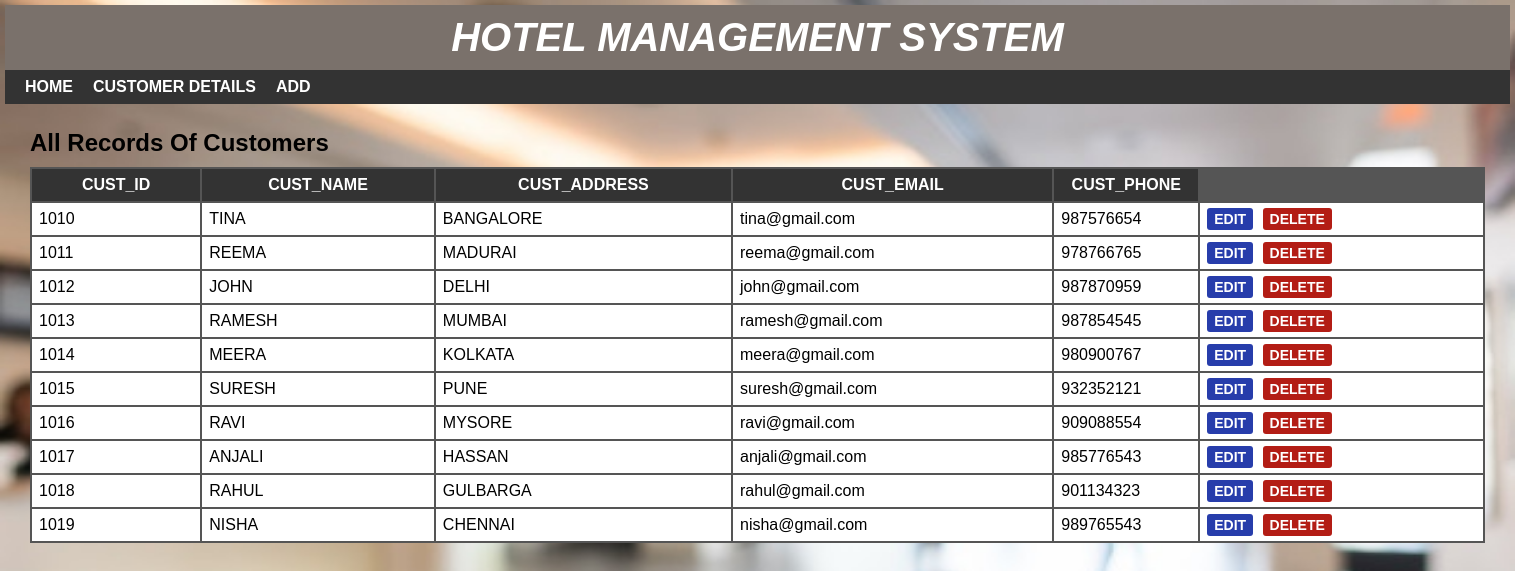
Screenshot of /crud_customer.php with the database file from the repository.
### tables this page shows
CREATE TABLE IF NOT EXISTS `customer` (
  `CUST_ID` int NOT NULL AUTO_INCREMENT,
  `CUST_NAME` varchar(225) NOT NULL,
  `CUST_ADDRESS` varchar(255) NOT NULL,
  `CUST_EMAIL` varchar(255) NOT NULL,
  `CUST_PHONE` int NOT NULL,
  PRIMARY KEY (`CUST_ID`)
);

### crud_customer.php (the view, shortened to what this page needs)
<?php
include 'headers/headercust.php';
?>
<div id="main-content">
  <h2>All Records of Customers</h2>
  <?php
  include 'databaseconfig/config.php';
  $sql = "SELECT * FROM customer ";
  $result = mysqli_query($conn, $sql) or die("Query Unsuccessful.");
  if (mysqli_num_rows($result) > 0) {
  ?>
    <table cellpadding="7px">
      <thead>
        <th>CUST_ID</th>
        <th>CUST_NAME</th>
        <th>CUST_ADDRESS</th>
        <th>CUST_EMAIL</th>
        <th>CUST_PHONE</th>
      </thead>
      <tbody>
        <?php
        while ($row = mysqli_fetch_assoc($result)) {
        ?>
          <tr>
            <td><?php echo $row['CUST_ID']; ?></td>
            <td><?php echo $row['CUST_NAME']; ?></td>
            <td><?php echo $row['CUST_ADDRESS']; ?></td>
            <td><?php echo $row['CUST_EMAIL']; ?></td>
            <td><?php echo $row['CUST_PHONE']; ?></td>
            <td>
              <a href='updatecust.php?CUST_ID=<?php echo $row['CUST_ID']; ?>'>Edit</a>
              <a href='deletecust.php?CUST_ID=<?php echo $row['CUST_ID']; ?>'>Delete</a>
            </td>
          </tr>
        <?php } ?>
      </tbody>
    </table>
  <?php } else {
    echo "<h2>No Records Found</h2>";
  }
  ?>
</div>
</body>
</html>

### headers/headercust.php (shortened to what this page needs)
<!DOCTYPE html>
<html lang="en">
<head>
    <link rel="stylesheet" href="css/style.css">
</head>
<body>
    <div id="wrapper">
        <div id="header">
            <h1>Hotel management system</h1>
        </div>
        <div id="menu">
            <ul>
                <li>
                    <a href="index1.php">Home</a>
                </li>
                <li>
                    <a href="crud_customer.php">Customer Details</a>
                </li>
                <li>
                    <a href="addcust.php">Add</a>
                </li>
            </ul>
        </div>
</body>
</html>

### css/style.css (style rules this page uses)
body { font: 16px arial; margin: 0; padding: 0; background-image: url("../images/hotel-lobby.jpg"); background-repeat: no-repeat; background-attachment: fixed; background-size: 100% 100%; }
#wrapper { width: 1505px; margin: 5px auto 0; height: 700px; }
#header { text-align: center; background-color: #7a716b; padding: 10px; }
#header h1 { color: #fff; font-size: 40px; font-style: italic; font-weight: 700; text-transform: uppercase; margin: 0; }
#menu { background-color: #333; }
#menu ul { font-size: 0; padding: 0 10px; margin: 0; list-style: none; }
#menu ul li { display: inline-block; }
#menu ul li a { color: #fff; font-size: 16px; font-weight: 600; padding: 8px 10px; display: block; text-decoration: none; text-transform: uppercase; transition: all 0.3s ease; }
#main-content { padding: 25px; min-height: 400px; }
#main-content h2 { margin: 0 0 10px; text-transform: capitalize; }
#main-content table { width: 100%; background-color: #555; margin: 0 0 20px; }
#main-content table th { color: #fff; background-color: #333; text-transform: uppercase; }
#main-content table th:last-child { width: 130px; }
#main-content table td { background-color: #fff; }
#main-content table td a { font-size: 14px; font-weight: 600; text-transform: uppercase; padding: 3px 7px; color: #fff; background-color: #273dab; text-decoration: none; border-radius: 3px; }
#main-content table td a:nth-child(2) { background-color: #b31d15; margin: 0 0 0 5px; }

### rows the page displays
customer: CUST_ID "1010", CUST_NAME "TINA", CUST_ADDRESS "BANGALORE", CUST_EMAIL "tina@gmail.com", CUST_PHONE "987576654"
customer: CUST_ID "1011", CUST_NAME "REEMA", CUST_ADDRESS "MADURAI", CUST_EMAIL "reema@gmail.com", CUST_PHONE "978766765"
customer: CUST_ID "1012", CUST_NAME "JOHN", CUST_ADDRESS "DELHI", CUST_EMAIL "john@gmail.com", CUST_PHONE "987870959"
customer: CUST_ID "1013", CUST_NAME "RAMESH", CUST_ADDRESS "MUMBAI", CUST_EMAIL "ramesh@gmail.com", CUST_PHONE "987854545"
customer: CUST_ID "1014", CUST_NAME "MEERA", CUST_ADDRESS "KOLKATA", CUST_EMAIL "meera@gmail.com", CUST_PHONE "980900767"
customer: CUST_ID "1015", CUST_NAME "SURESH", CUST_ADDRESS "PUNE", CUST_EMAIL "suresh@gmail.com", CUST_PHONE "932352121"
customer: CUST_ID "1016", CUST_NAME "RAVI", CUST_ADDRESS "MYSORE", CUST_EMAIL "ravi@gmail.com", CUST_PHONE "909088554"
customer: CUST_ID "1017", CUST_NAME "ANJALI", CUST_ADDRESS "HASSAN", CUST_EMAIL "anjali@gmail.com", CUST_PHONE "985776543"
customer: CUST_ID "1018", CUST_NAME "RAHUL", CUST_ADDRESS "GULBARGA", CUST_EMAIL "rahul@gmail.com", CUST_PHONE "901134323"
customer: CUST_ID "1019", CUST_NAME "NISHA", CUST_ADDRESS "CHENNAI", CUST_EMAIL "nisha@gmail.com", CUST_PHONE "989765543"
